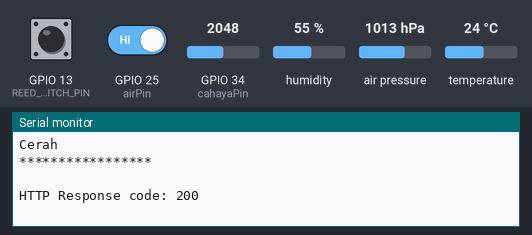
Bench run of a sketch on a simulated ESP32. Parts: the last lines printed to the serial monitor. The inputs (shaded band) are chosen by the test bench; at power-on: GPIO 25 (airPin) HIGH, humidity 55 %, air pressure 1013 hPa, GPIO 34 (cahayaPin) = 2048, GPIO 13 (REED_SWITCH_PIN) HIGH, temperature 24 °C. WiFi joins after 1.5 s; servers stay silent unless stated; uploads are accepted with an empty reply.

Above: at 3.2 s.
3.3 s: GPIO 25 (airPin) driven LOW
14.2 s: humidity set to 22 %
17.2 s: air pressure set to 952 hPa
At 18.73 s:
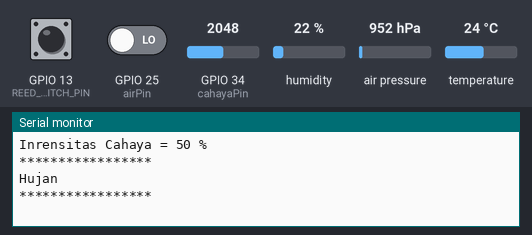
20.2 s: GPIO 34 (cahayaPin) set to 2866
At 21.0 s:
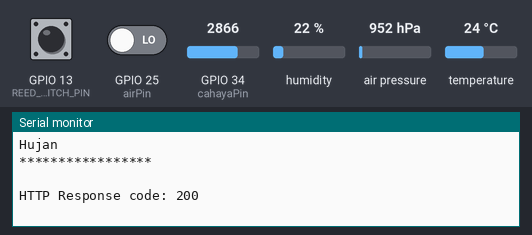
23.2 s: GPIO 13 (REED_SWITCH_PIN) pulled LOW for 2.65 s
27.3 s: temperature set to 12 °C
At 29.62 s:
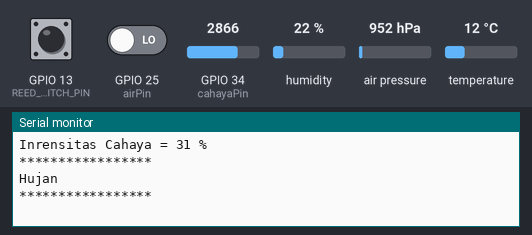

Measured:
- after the input at 17.2 s, the serial monitor: prints a new line after 1.4 s (image 1)
- after the input at 27.3 s, the serial monitor: prints a new line after 2.1 s (image 3)

The sketch:

windspeed-reed-switch.ino
```cpp
#include <Wire.h>
#include <SPI.h>
#include <Adafruit_BMP280.h>
#include <DHT.h>

#include <WiFi.h>
#include <HTTPClient.h>
HTTPClient http;

// Url
// String url = "iotkel2.000webhostapp.com";
String url = "192.168.137.1";

// Wifi
const char* ssid = "Nice";
const char* password = "11111111";

// Variable
float temperature,humidity,pressure, altitude;
int cahaya,rain;

// Sensor DHT
#define DHTPIN 4  // Pin yang terhubung ke output sensor DHT11
#define DHTTYPE DHT11  // Jenis sensor yang digunakan (DHT11)
DHT dht(DHTPIN, DHTTYPE);

// Sensor Cahaya
const int cahayaPin = 34;  // Pin analog untuk membaca sensor LDR/cahaya

// Sensor Rain Drop
const int airPin = 25;

// #define BMP_SCK  (13)
// #define BMP_MISO (12)
// #define BMP_MOSI (11)
// #define BMP_CS   (10)

Adafruit_BMP280 bmp; // I2C

#define REED_SWITCH_PIN 13 // Ganti dengan pin yang terhubung ke reed switch
#define MEASUREMENT_INTERVAL 5000 // Interval pengukuran dalam milidetik

volatile unsigned long revolutionCount = 0;
unsigned long previousMillis = 0;
float windSpeed = 0.0;

// Fungsi ISR untuk menangani interrupt dari reed switch
void IRAM_ATTR reedSwitchISR() {
  revolutionCount++;
}

void setup() {
  Serial.begin(115200);

  dht.begin();

  pinMode(REED_SWITCH_PIN, INPUT_PULLUP); // Mengaktifkan pull-up internal
  attachInterrupt(digitalPinToInterrupt(REED_SWITCH_PIN), reedSwitchISR, FALLING);

  // air
  pinMode(airPin, INPUT);  // Set airPin as input

  // Wifi
  WiFi.begin(ssid, password);
  Serial.println("Connecting to WiFi...");
  while (WiFi.status() != WL_CONNECTED) {
    delay(1000);
    Serial.println("Connecting to WiFi...");
  }
  Serial.println("Connected to WiFi");

  while ( !Serial ) delay(100);   // wait for native usb
  Serial.println(F("BMP280 test"));
  unsigned status;
  //status = bmp.begin(BMP280_ADDRESS_ALT, BMP280_CHIPID);
  status = bmp.begin(0x76);
  if (!status) {
    Serial.println(F("Could not find a valid BMP280 sensor, check wiring or "
                      "try a different address!"));
    Serial.print("SensorID was: 0x"); Serial.println(bmp.sensorID(),16);
    Serial.print("        ID of 0xFF probably means a bad address, a BMP 180 or BMP 085\n");
    Serial.print("   ID of 0x56-0x58 represents a BMP 280,\n");
    Serial.print("        ID of 0x60 represents a BME 280.\n");
    Serial.print("        ID of 0x61 represents a BME 680.\n");
    while (1) delay(10);
  }

  /* Default settings from datasheet. */
  bmp.setSampling(Adafruit_BMP280::MODE_NORMAL,     /* Operating Mode. */
                  Adafruit_BMP280::SAMPLING_X2,     /* Temp. oversampling */
                  Adafruit_BMP280::SAMPLING_X16,    /* Pressure oversampling */
                  Adafruit_BMP280::FILTER_X16,      /* Filtering. */
                  Adafruit_BMP280::STANDBY_MS_500
                  ); /* Standby time. */
}

void loop() {
  wind();
  bmp280();
  SensorDHT();
  SensorCahaya();
  SensorRain();
  kirimData();


  // Tampilkan hasil pengukuran Angin
  Serial.print("Kecepatan Angin: ");
  Serial.print(windSpeed);
  Serial.println(" m/s");
  Serial.println("*****************");

  // Tampilkan hasil pengukuran BMP280 & DHT11
  Serial.print("Temperature = ");
  Serial.print(temperature);
  Serial.print(" *C");
  Serial.print(" | Humidity = ");
  Serial.print(humidity);
  Serial.print(" %");
  Serial.print(" | Pressure = ");
  Serial.print(pressure);
  Serial.print(" Pa");
  Serial.print(" | Approx altitude = ");
  Serial.print(altitude);
  Serial.println(" m");
  Serial.println("*****************");

  // Tampilkan Sensor Cahaya
  Serial.print("Inrensitas Cahaya = ");
  Serial.print(cahaya);
  Serial.println(" %");
  Serial.println("*****************");

  // Tampilkan Sensor Rain Drop
  if(rain == false){
    Serial.println("Hujan");
    Serial.println("*****************");
  }else {
    Serial.println("Cerah");
    Serial.println("*****************");
  }

  Serial.println(" ");

  // Kirim data
  kirimData();

  Serial.println(" ");
  delay(5000);

}

void wind(){
  unsigned long currentMillis = millis();

  // Hitung kecepatan angin setiap interval waktu yang ditentukan
  if (currentMillis - previousMillis >= MEASUREMENT_INTERVAL) {
    noInterrupts(); // Nonaktifkan interrupt sementara
    unsigned long count = revolutionCount;
    revolutionCount = 0;
    interrupts(); // Aktifkan kembali interrupt

    // Hitung kecepatan angin (contoh sederhana, sesuaikan dengan kalibrasi sensor Anda)
    // Misalnya, jika 1 putaran mewakili 1 meter/second
    windSpeed = (count / (MEASUREMENT_INTERVAL / 1000.0)); // m/s

    // Reset timer
    previousMillis = currentMillis;
  }
}

void bmp280(){
  pressure = bmp.readPressure();
  altitude = bmp.readAltitude(1009);
}

void SensorDHT(){
  temperature = dht.readTemperature();  // Baca suhu dalam derajat Celsius
  humidity  = dht.readHumidity();  // Baca kelembaban dalam persen

  if (isnan(temperature) || isnan(humidity)) {
    Serial.println("Gagal membaca data dari sensor DHT!");
    return;
  }

  // Serial.print("Suhu: ");
  // Serial.print(temperature);
  // Serial.print(" °C | Kelembaban: ");
  // Serial.print(humidity);
  // Serial.println(" %");
}

void SensorCahaya(){
  int sensorValue = analogRead(cahayaPin);  // Baca nilai tegangan pada pin analog

  cahaya = map(sensorValue, 0, 4095, 100, 0);

  // Serial.print("Nilai sensor LDR: ");
  // Serial.print(cahaya);
  // Serial.println(" %");
}

void SensorRain(){
  rain = digitalRead(airPin);
}


void kirimData(){
  // String temp = (String) temperature;
  // String hum = (String) humidity;
  // String light = (String) cahaya;
  // String cua = (String) cuaca;

    // Alamat API yang dituju
    String serverAddress = "https://"+url+"/cuaca/api/data.php?suhu_udara="+(String)temperature+"&kelembapan_udara="+(String)humidity+"&intensitas_cahaya="+(String)cahaya+"&kondisi_cuaca="+(String)rain+"&kecepatan_angin="+(String)windSpeed+"&tekanan="+(String)pressure+"&altitude="+(String)altitude+"&_csrf_token=Z038OpTDXX";

    http.begin(serverAddress);  // Mulai koneksi ke server

    // Lakukan GET request
    int httpResponseCode = http.GET();

    if (httpResponseCode > 0) {
      Serial.print("HTTP Response code: ");
      Serial.println(httpResponseCode);
      String response = http.getString(); // Dapatkan respons dari server
      Serial.println(response);
    } else {
      Serial.print("Error code: ");
      Serial.println(httpResponseCode);
    }

    http.end(); // Selesai dengan koneksi HTTP
}
```
